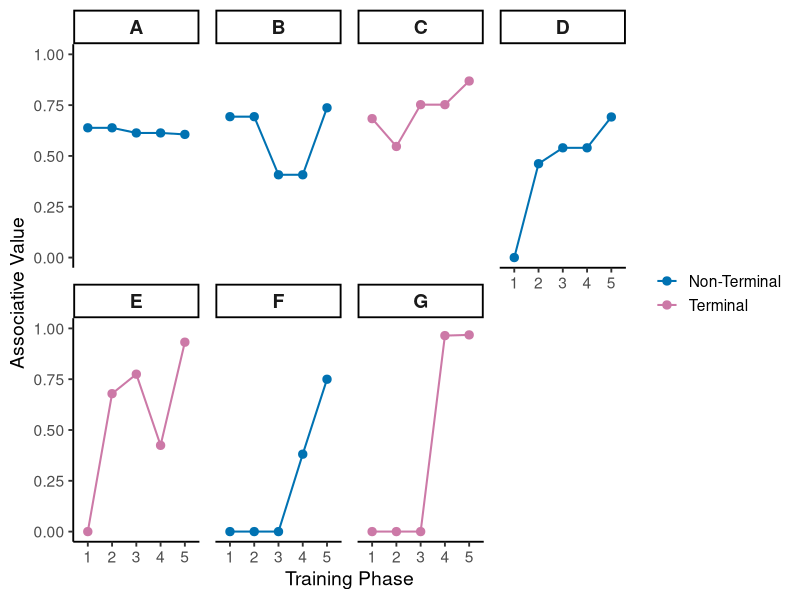
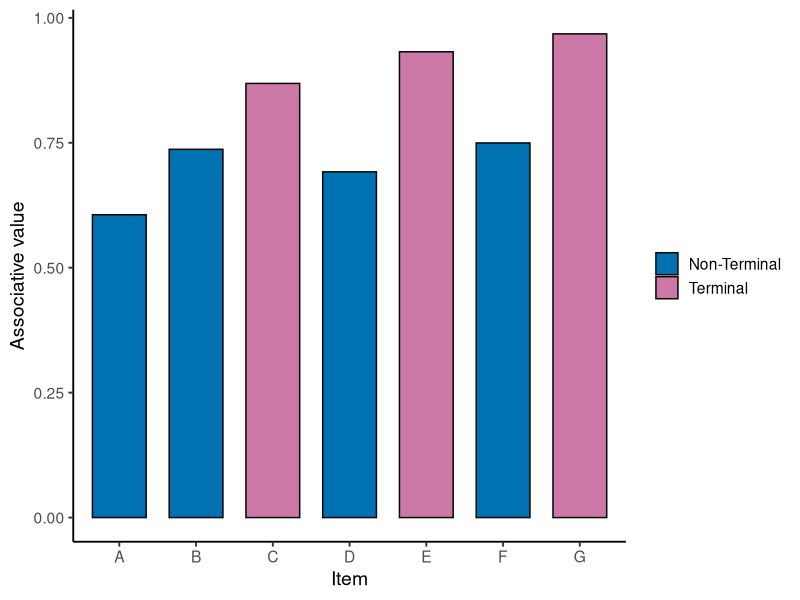

R code for these plots, in order:
#####  Simulation illustrating predictions of Rescorla-Wagner model ############
#####  with a backward transfer of value from a terminal item  #################
#####  developed for Babb et al., TIL task with capuchin monkeys ##############
################################################################################

library(ggplot2)
library(dplyr)
library(tidyr)

rm(list=ls(all=TRUE))

####  R-W update function ####################################################
#weight scales the learning rate; it is 1 for direct reinforcement/
#nonreinforcement and equals transfer for backward value transfer
update <- function(stim, lambda, weight = 1) {
  V[stim] <<- V[stim] + weight * alpha * (lambda - V[stim])}

#function for training a single sequence
train_sequence <- function(seq) {
  
  #determine whether the sequence was completed correctly
  correct <- runif(1) < p_correct
  
  if (correct) {
    
    #directly reinforce the terminal item
    update(seq[3], lambda = 1)
    
    #transfer value backward from the terminal item to the second item,
    #then from the second item to the first item
    update(seq[2], lambda = V[seq[3]], weight = transfer)
    update(seq[1], lambda = V[seq[2]], weight = transfer)} 
  else {
    
    #on an incorrect trial, assume that 2/3 of errors involve
    #the terminal item and 1/3 involve the second item
    r <- runif(1)
    
    if (r < 2/3) {
      
      #nonreinforce the terminal item
      update(seq[3], lambda = 0)} 
    else {
      #nonreinforce the second item
      update(seq[2], lambda = 0)
    }}}

##### Save values function ###########################
save_values <- function(phase) {
  data.frame(
    phase = phase,
    item = names(V),
    value = as.numeric(V))}

###############################################################################
##### Simulation following the five phases of monkey training #################
###############################################################################

set.seed(123)

alpha <- 0.2 #learning rate
transfer <- 0.2 #transfer rate

#create dataset for training items
items <- c("A","B","C","D","E","F","G")

#vector to hold associative values
V <- setNames(rep(0, length(items)), items)

#dataset to keep changes in values
history <- data.frame()

#set training sequences
sequences <- list(c("A","B","C"), c("C","D","E"),  c("E","F","G"))

#trials per sequence within each phase, based on median trials to criterion
phase_trials <- c(300, 200, 200, 100, 450)

#Griffin trials for comparison
#phase_trials <- c(480, 276, 2688, 96, 361)

p_correct <- 0.80 #criterion-level accuracy

####Phase 1: Sequence 1 only (A -> B -> C)
for (i in 1:phase_trials[1]) {
  train_sequence(sequences[[1]])}

history <- bind_rows(history, save_values("Phase 1"))

####Phase 2: Sequence 2 only (C -> D -> E)
for (i in 1:phase_trials[2]) {
  train_sequence(sequences[[2]])}

history <- bind_rows(history, save_values("Phase 2"))

####Phase 3: Sequences 1 and 2 intermixed
phase3 <- sample(rep(1:2, each = phase_trials[3]))

for (s in phase3) {
  train_sequence(sequences[[s]])}

history <- bind_rows(history, save_values("Phase 3"))

####Phase 4: Sequence 3 only (E -> F -> G)
for (i in 1:phase_trials[4]) {
  train_sequence(sequences[[3]])}

history <- bind_rows(history, save_values("Phase 4"))

####Phase 5: all three sequences intermixed
phase5 <- sample(rep(1:3, each = phase_trials[5]))

for (s in phase5) {
  train_sequence(sequences[[s]])}

history <- bind_rows(history, save_values("Phase 5"))

#### Create Figure S1
history$phase <- factor(history$phase,
  levels = paste("Phase", 1:5))

#label terminal and non-terminal items
history$role <- ifelse(history$item %in% c("C", "E", "G"),
  "Terminal", "Non-Terminal")

history$role <- factor(history$role,levels = c("Non-Terminal", "Terminal"))
 
figS1 <- ggplot(history, aes(x = phase, y = value, group = item, color = role)) +
  geom_line(linewidth = 0.7) + geom_point(size = 2.5) +
  facet_wrap(~item, ncol = 4) +
  scale_color_manual(values = c("Non-Terminal" = "#0072B2","Terminal" = "#CC79A7")) +
  scale_x_discrete(labels = c("Phase 1" = "1","Phase 2" = "2","Phase 3" = "3",
                              "Phase 4" = "4","Phase 5" = "5")) +
  scale_y_continuous(limits = c(0, 1), breaks = seq(0, 1, 0.25))+
  labs(x = "Training Phase",y = "Associative Value" ) +theme_classic(base_size = 14) +  
  theme(legend.title = element_blank(), strip.background = element_rect(fill = "white",
      color = "black"), strip.text = element_text(face = "bold", size = 14),
    panel.spacing = unit(0.8, "lines"))

figS1
ggsave("FigureS1.png", figS1, width = 8, height = 4, units = 'in', dpi = 300)

####Create Figure S2
#create dataframe to plot the values
df <- data.frame(item = factor(names(V), levels = c("A","B","C","D","E","F","G")),
  value = as.numeric(V))

#label terminal and non-terminal items
df$role <- ifelse(df$item %in% c("C", "E", "G"),
                       "Terminal", "Non-Terminal")

df$role <- factor(df$role, levels = c("Non-Terminal","Terminal"))

#plot values
figS2<-ggplot(df, aes(x = item, y = value, fill = role)) +
  geom_col(color = "black", width = 0.7) +
  scale_fill_manual(values = c("Non-Terminal" = "#0072B2",
    "Terminal" = "#CC79A7")) +
  labs(x = "Item", y = "Associative value") +
  theme_classic(base_size = 14) + theme(legend.title = element_blank())

figS2

#export as png
ggsave("FigureS2.png", figS1, width = 5, height = 3, units = 'in', dpi = 300)
